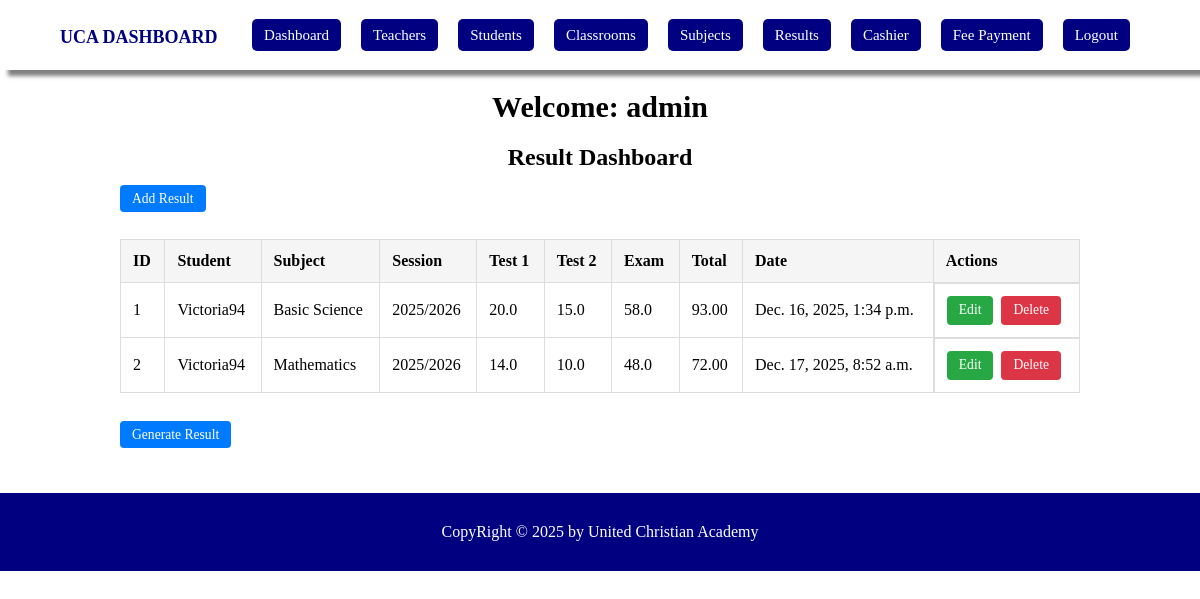
Screenshot of /dashboard/results/ (signed in) with the database file from the repository.
### schoolapp/models.py (models this page shows, shortened)
class User(AbstractUser):
    STATUS = (
        ('admin', 'Admin'),
        ('teacher', 'Teacher'),
        ('cashier', 'Cashier'),
        ('student', 'Student'),
    )
    role = models.CharField(max_length=20, choices=STATUS, default='student')
    def __str__(self):
        return self.username

class Result(models.Model):
    student = models.ForeignKey(Student, on_delete=models.CASCADE)
    subject = models.ForeignKey(Subject, on_delete=models.CASCADE)
    teacher = models.ForeignKey(Teacher, on_delete=models.SET_NULL, null=True, blank=True)  # Added Teacher reference
    test_1 = models.FloatField()
    test_2 = models.FloatField()
    exam = models.FloatField()
    date = models.DateTimeField(auto_now_add=True)
    session = models.CharField(max_length=100)
    term = models.ForeignKey(Term, on_delete=models.SET_NULL, null=True, blank=True)
    @property
    def Total(self):
        return self.test_1 + self.test_2 + self.exam

class Student(models.Model):
    user_profile = models.OneToOneField(User, on_delete=models.CASCADE, related_name='student_profile')
    school_class = models.ForeignKey(SchoolClass, on_delete=models.SET_NULL, null=True, blank=True)  # One student to one class
    date_of_birth = models.DateField()
    date_joined = models.DateTimeField(auto_now_add=True)

class Subject(models.Model):
    name = models.CharField(max_length=100)
    description = models.TextField(null=True, blank=True)
    teacher = models.ForeignKey('Teacher', on_delete=models.SET_NULL, null=True, blank=True, related_name='taught_subjects')  # Renamed reverse relation

### schoolapp/views.py (the view)
# urls.py: path('dashboard/results/', views.result_list, name='result_list'),
def result_list(request):
    if request.user.is_superuser or request.user.role == 'admin':
        results = Result.objects.all()
    elif request.user.role == 'teacher':
        results = Result.objects.filter(teacher__user_profile=request.user)
    elif request.user.role == 'student':
        student = Student.objects.filter(user_profile=request.user).first()
        if student:
            results = Result.objects.filter(student=student)
        else:
            results = []
    else:
        results = []
    return render(request, 'dashboard/result_list.html', {
        'results': results,
    })

### templates/dashboard/result_list.html
{% extends 'dashboard/base.html' %} {% block content %}
<div class="container">
  <h1>Welcome: {{ user.username }}</h1>
  <h2>Result Dashboard</h2>
  <br />
  {% if request.user.is_superuser or request.user.role == 'admin' or request.user.role == 'teacher' %}
  <td>
    <a href="{% url 'result_create' %}" class="btn view">Add Result</a>
  </td>
  {% endif %}
  <div class="table-wrapper">
    <table class="responsive-table">
      <thead>
        <tr>
          <th>ID</th>
          <th>Student</th>
          <th>Subject</th>
          <th>Session</th>
          <th>Test 1</th>
          <th>Test 2</th>
          <th>Exam</th>
          <th>Total</th>
          <th>Date</th>
          {% if request.user.is_superuser or request.user.role == 'admin' or request.user.role == 'teacher' %}
          <th>Actions</th>
          {% endif %}
        </tr>
      </thead>
      <tbody>
        {% for result in results %}
        <tr>
          <td>{{ forloop.counter }}</td>
          <td>{{ result.student.user_profile }}</td>
          <td>{{ result.subject.name }}</td>
          <td>{{ result.session }}</td>
          <td>{{ result.test_1 }}</td>
          <td>{{ result.test_2 }}</td>
          <td>{{ result.exam }}</td>
          <td>{{ result.Total|floatformat:2 }}</td>
          <td>{{ result.date }}</td>
          {% if request.user.is_superuser or request.user.role == 'admin' or request.user.role == 'teacher' %}
          <td class="actions">
            <a href="{% url 'result_update' result.id %}" class="btn edit">Edit</a>
            <a href="{% url 'delete_result' result.id %}" class="btn delete">Delete</a>
          </td>
          {% endif %}
        </tr>
        {% empty %}
        <tr>
          <td colspan="10">No results found.</td>
        </tr>
        {% endfor %}
      </tbody>
    </table>
  </div>
  <td>
    <a href="{% url 'result_report'%}" class="btn view">Generate Result</a>
  </td>
</div>
{% endblock content %}

### templates/dashboard/base.html (shortened to what this page needs)
{% load static %}
<!DOCTYPE html>
<html lang="en">
  <head>
    <link rel="stylesheet" href="{% static 'dashboard/css/styles.css' %}" />
  </head>
  <body>
    {% block nav %}
    {% if request.user.is_superuser or request.user.role == 'admin' %}
    <nav>
      <h2><a href="{% url 'dashboard' %}" class="logo">UCA DASHBOARD</a></h2>
      <ul>
        <li><a href="{% url 'dashboard' %}">Dashboard</a></li>
        <li><a href="{% url 'teacher_list' %}">Teachers</a></li>
        <li><a href="{% url 'student_list' %}">Students</a></li>
        <li><a href="{% url 'classroom_list' %}">Classrooms</a></li>
        <li><a href="{% url 'subject_list' %}">Subjects</a></li>
        <li><a href="{% url 'result_list' %}">Results</a></li>
        <li><a href="{% url 'cashier_list' %}">Cashier</a></li>
        <li><a href="{% url 'fee_list' %}">Fee Payment</a></li>
        <li><a href="{% url 'logout' %}">Logout</a></li>
      </ul>
    </nav>
    {% endif %} {% endblock nav %} {% block content %} {% endblock content %}
    <section class="footer">
      <footer>
        <p>CopyRight &copy; 2025 by United Christian Academy</p>
      </footer>
    </section>
  </body>
</html>

### schoolapp/static/dashboard/css/styles.css (style rules this page uses)
* { margin: 0; padding: 0; box-sizing: border-box; }
.container { width: 80%; margin: 40px auto; }
.container h2 { text-align: center; }
.footer { background: navy; margin-top: 50px; padding: 20px; }
.footer footer { text-align: center; padding: 10px 8%; }
.footer footer p { text-align: center; color: white; font-size: 16px; }
nav { display: flex; justify-content: space-between; padding: 15px 5%; align-items: center; height: 70px; box-shadow: 8px 6px 4px rgba(0, 0, 0, 0.5); position: fixed; top: 0; left: 0; width: 100%; }
nav ul { list-style: none; padding: 0; margin: 0; display: flex; }
nav ul li { display: inline-block; margin: 10px; }
nav ul li a { text-decoration: none; border: none; border-radius: 5px; padding: 8px 12px; background: navy; color: white; font-size: 15px; }
.logo { text-decoration: none; font-size: 18px; color: navy; }
.container h1 { text-align: center; font-size: 30px; margin-bottom: 20px; font-weight: bold; margin-top: 90px; }
.table-wrapper, .form-wrapper { display: flex; justify-content: center; margin: 2rem 0; }
.responsive-table { width: 100%; max-width: 1000px; border-collapse: collapse; }
.responsive-table th, .responsive-table td { padding: 0.75rem; border: 1px solid #ddd; text-align: left; }
.responsive-table th { background-color: #f5f5f5; }
.actions { display: flex; gap: 0.5rem; flex-wrap: wrap; }
.btn { padding: 0.4rem 0.75rem; text-decoration: none; border-radius: 4px; font-size: 0.85rem; color: #fff; }
.view { background-color: #007bff; }
.edit { background-color: #28a745; }
.delete { background-color: #dc3545; }

### rows the page displays
User: username "admin"
Result: student.user_profile "Victoria94", subject.name "Basic Science", session "2025/2026", test_1 "20.0", test_2 "15.0", exam "58.0", Total "93.00", date "Dec. 16, 2025, 1:34 p.m."
Result: student.user_profile "Victoria94", subject.name "Mathematics", session "2025/2026", test_1 "14.0", test_2 "10.0", exam "48.0", Total "72.00", date "Dec. 17, 2025, 8:52 a.m."
